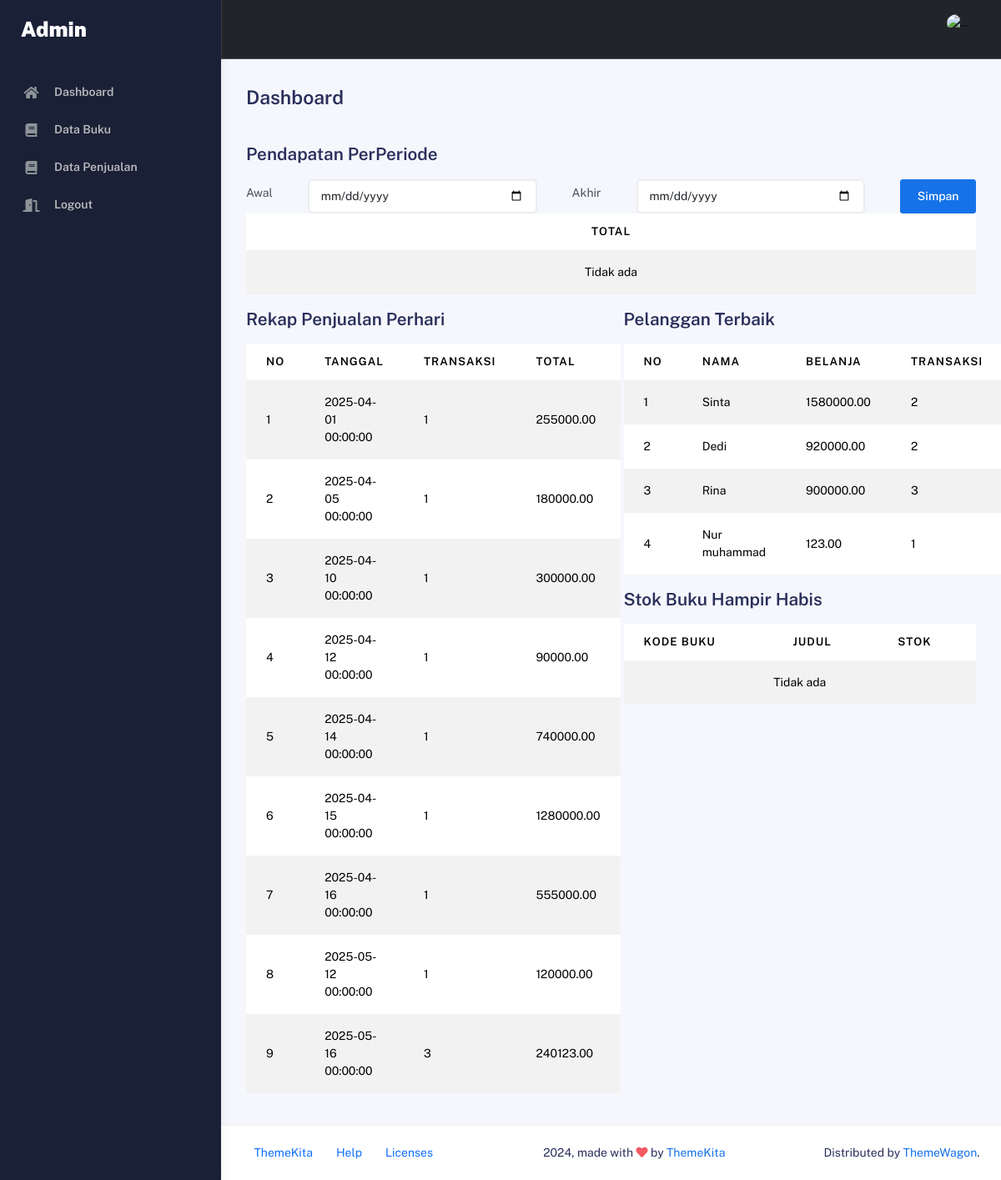
Page /admin/index.php (signed in) on the committed database.
### tables this page shows
CREATE TABLE `pelanggan` (
  `IDPelanggan` int(11) NOT NULL,
  `NamaPelanggan` varchar(100) NOT NULL,
  `Alamat` text DEFAULT NULL,
  `NoHP` varchar(15) DEFAULT NULL,
  `email` varchar(255) NOT NULL,
  `password` varchar(255) NOT NULL
);

### admin/dashboard.php (the view)
<div class="container">
    <div class="page-inner">
    <div class="d-flex align-items-left align-items-md-center flex-column flex-md-row pt-2 pb-4">
        <div>
            <h3 class="fw-bold mb-3">Dashboard</h3>
        </div>
    </div>
    <div>
        <div class="row">
            <div class="col-12">
                <h4 class="fw-bold mb-3">Pendapatan PerPeriode</h4>
                <form action="" method="post" class="d-flex align-items-left align-items-md-center">
                    <label for="tglAwal" class="me-5 form-label">Awal</label>
                    <input type="date" class="form-control" name="tglAwal" id="tglAwal" required>
                    <label for="tglAkhir" class="ms-5 me-5 form-label">Akhir</label>
                    <input type="date" class="form-control" name="tglAkhir" id="tglAkhir" required>
                    <button class="btn btn-primary ms-5" type="submit" name="cari">Simpan</button>
                </form>
                <table id="basic-datatables" class="display table table-striped table-hover">
                    <thead>
                        <tr>
                            <th><center>Total</center></th>
                        </tr>
                    </thead>
                    <tbody>
                        <?php
                            if (isset($_POST['cari'])) {
                                $tglAwal = $_POST['tglAwal'];
                                $tglAkhir = $_POST['tglAkhir'];
                                $query = mysqli_query($koneksi, "CALL GetTotalPendapatanPerPeriode('$tglAwal', '$tglAkhir')");
                                $data = mysqli_fetch_array($query);
                                mysqli_free_result($query);
                                mysqli_next_result($koneksi);
                        ?>
                        <tr>
                            <td><center><?= $data['Total']; ?></center></td>
                        </tr>
                        <?php } else { ?>
                        <tr>
                            <td><center>Tidak ada</center></td>
                        </tr>
                        <?php } ?>
                    </tbody>
                </table>
            </div>
            <div class="col-6">
                <h4 class="fw-bold mb-3">Rekap Penjualan Perhari</h4>
                <table id="basic-datatables" class="display table table-striped table-hover">
                    <thead>
                        <tr>
                            <th>No</th>
                            <th>Tanggal</th>
                            <th>Transaksi</th>
                            <th>Total</th>
                        </tr>
                    </thead>
                    <tbody>
                        <?php
                            $getAllBuku = mysqli_query($koneksi, "SELECT * FROM View_TotalPenjualanPerHari");
                            foreach ($getAllBuku as $key => $dp) {
                        ?>
                            <tr>
                                <td><?= $key+1; ?></td>
                                <td><?= $dp['TanggalPenjualan']; ?></td>
                                <td><?= $dp['JumlahTransaksi']; ?></td>
                                <td><?= $dp['TotalPendapatan']; ?></td>
                            </tr>
                        <?php } ?>
                    </tbody>
                </table>
            </div>
            <div class="col-6">
                <h4 class="fw-bold mb-3">Pelanggan Terbaik</h4>
                <table id="basic-datatables" class="display table table-striped table-hover">
                    <thead>
                        <tr>
                            <th>No</th>
                            <th>Nama</th>
                            <th>Belanja</th>
                            <th>Transaksi</th>
                        </tr>
                    </thead>
                    <tbody>
                        <?php
                            $getAllBuku = mysqli_query($koneksi, "SELECT * FROM View_PelangganTerbaik");
                            foreach ($getAllBuku as $key => $dp) {
                        ?>
                            <tr>
                                <td><?= $key+1; ?></td>
                                <td><?= $dp['NamaPelanggan']; ?></td>
                                <td><?= $dp['TotalBelanja']; ?></td>
                                <td><?= $dp['JumlahTransaksi']; ?></td>
                            </tr>
                        <?php } ?>
                    </tbody>
                </table>
                <h4 class="fw-bold mb-3">Stok Buku Hampir Habis</h4>
                <table id="basic-datatables" class="display table table-striped table-hover">
                    <thead>
                        <tr>
                            <th>Kode Buku</th>
                            <th>Judul</th>
                            <th>Stok</th>
                        </tr>
                    </thead>
                    <tbody>
                        <?php
                            $getAllBuku = mysqli_query($koneksi, "SELECT * FROM View_BukuHabisStok");
                            if (mysqli_num_rows($getAllBuku)) {
                            foreach ($getAllBuku as $key => $dp) {
                        ?>
                            <tr>
                                <td><?= $dp['KodeBuku']; ?></td>
                                <td><?= $dp['Judul']; ?></td>
                                <td><?= $dp['Stok']; ?></td>
                            </tr>
                        <?php }} else { ?>
                            <tr>
                                <td colspan="3"><center>Tidak ada</center></td>
                            </tr>
                        <?php } ?>
                    </tbody>
                </table>
            </div>
        </div>
    </div>
</div>

### admin/index.php (shortened to what this page needs)
<?php
  include './../koneksi.php';
?>
<!DOCTYPE html>
<html lang="en">
  <head>
    <link href="https://cdn.jsdelivr.net/npm/bootstrap@5.3.6/dist/css/bootstrap.min.css" rel="stylesheet">
    <link rel="stylesheet" href="assets/css/bootstrap.min.css" />
    <link rel="stylesheet" href="assets/css/plugins.min.css" />
    <link rel="stylesheet" href="assets/css/kaiadmin.min.css" />
    <link rel="stylesheet" href="assets/css/demo.css" />
  </head>
  <body>
    <div class="wrapper">
      <div class="sidebar" data-background-color="dark">
        <div class="sidebar-logo">
          <div class="logo-header" data-background-color="dark">
            <a href="index.html" class="logo" style="color:rgb(255, 255, 255); font-weight: 900; font-size: 25px;">
              Admin
            </a>
          </div>
        </div>
        <div class="sidebar-wrapper scrollbar scrollbar-inner">
          <div class="sidebar-content">
            <ul class="nav nav-secondary">
              <li class="nav-item">
                <a href="dashboard">
                  <i class="fas fa-home"></i>
                  <p>Dashboard</p>
                </a>
              </li>
              <li class="nav-item">
                <a href="data-buku">
                  <i class="fas fa-book"></i>
                  <p>Data Buku</p>
                </a>
              </li>
              <li class="nav-item">
                <a href="data-penjualan">
                  <i class="fas fa-book"></i>
                  <p>Data Penjualan</p>
                </a>
              </li>
              <li class="nav-item">
                <a href="./../logout.php">
                  <i class="fas fa-door-open"></i>
                  <p>Logout</p>
                </a>
              </li>
            </ul>
          </div>
        </div>
      </div>
      <div class="main-panel">
        <div class="main-header">
          <nav class="navbar navbar-header bg-dark navbar-expand-lg border-bottom">
            <div class="container-fluid">
              <ul class="navbar-nav topbar-nav ms-md-auto align-items-center">
                <li class="nav-item topbar-user dropdown hidden-caret">
                  <a
                    class="dropdown-toggle profile-pic"
                    data-bs-toggle="dropdown"
                    href="#"
                    aria-expanded="false"
                  >
                    <div class="avatar-sm">
                      <img
                        src="assets/img/profile.jpg"
                        alt="..."
                        class="avatar-img rounded-circle"
                      />
                    </div>
                  </a>
                </li>
              </ul>
            </div>
          </nav>
        </div>
        <?php
          if (isset($_GET['x'])) {
              if ($_GET['x'] == "dashboard") {
                  include 'dashboard.php';
              } elseif ($_GET['x'] == "data-buku") {
                  include 'data-buku.php';
              } elseif ($_GET['x'] == "data-penjualan") {
                  include 'data-penjualan.php';
              }
          } else {
              include 'dashboard.php';
          }
        ?>
        <footer class="footer">
          <div class="container-fluid d-flex justify-content-between">
            <nav class="pull-left">
              <ul class="nav">
                <li class="nav-item">
                  <a class="nav-link" href="http://www.themekita.com">
                    ThemeKita
                  </a>
                </li>
                <li class="nav-item">
                  <a class="nav-link" href="#"> Help </a>
                </li>
                <li class="nav-item">
                  <a class="nav-link" href="#"> Licenses </a>
                </li>
              </ul>
            </nav>
            <div class="copyright">
              2024, made with <i class="fa fa-heart heart text-danger"></i> by
              <a href="http://www.themekita.com">ThemeKita</a>
            </div>
            <div>
              Distributed by
              <a target="_blank" href="https://themewagon.com/">ThemeWagon</a>.
            </div>
          </div>
        </footer>
      </div>
    </div>
  </body>
</html>

### rows in the picture
pelanggan: NamaPelanggan "Sinta", TotalBelanja "1580000.00", JumlahTransaksi "2"
pelanggan: NamaPelanggan "Dedi", TotalBelanja "920000.00", JumlahTransaksi "2"
pelanggan: NamaPelanggan "Rina", TotalBelanja "900000.00", JumlahTransaksi "3"
pelanggan: NamaPelanggan "Nur muhammad", TotalBelanja "123.00", JumlahTransaksi "1"

### other values in the picture
$dp['TanggalPenjualan'] "2025-04-01 00:00:00"
$dp['JumlahTransaksi'] "1"
$dp['TotalPendapatan'] "255000.00"
$dp['TanggalPenjualan'] "2025-04-05 00:00:00"
$dp['TotalPendapatan'] "180000.00"
$dp['TanggalPenjualan'] "2025-04-10 00:00:00"
$dp['TotalPendapatan'] "300000.00"
$dp['TanggalPenjualan'] "2025-04-12 00:00:00"
$dp['TotalPendapatan'] "90000.00"
$dp['TanggalPenjualan'] "2025-04-14 00:00:00"
$dp['TotalPendapatan'] "740000.00"
$dp['TanggalPenjualan'] "2025-04-15 00:00:00"
$dp['TotalPendapatan'] "1280000.00"
$dp['TanggalPenjualan'] "2025-04-16 00:00:00"
$dp['TotalPendapatan'] "555000.00"
